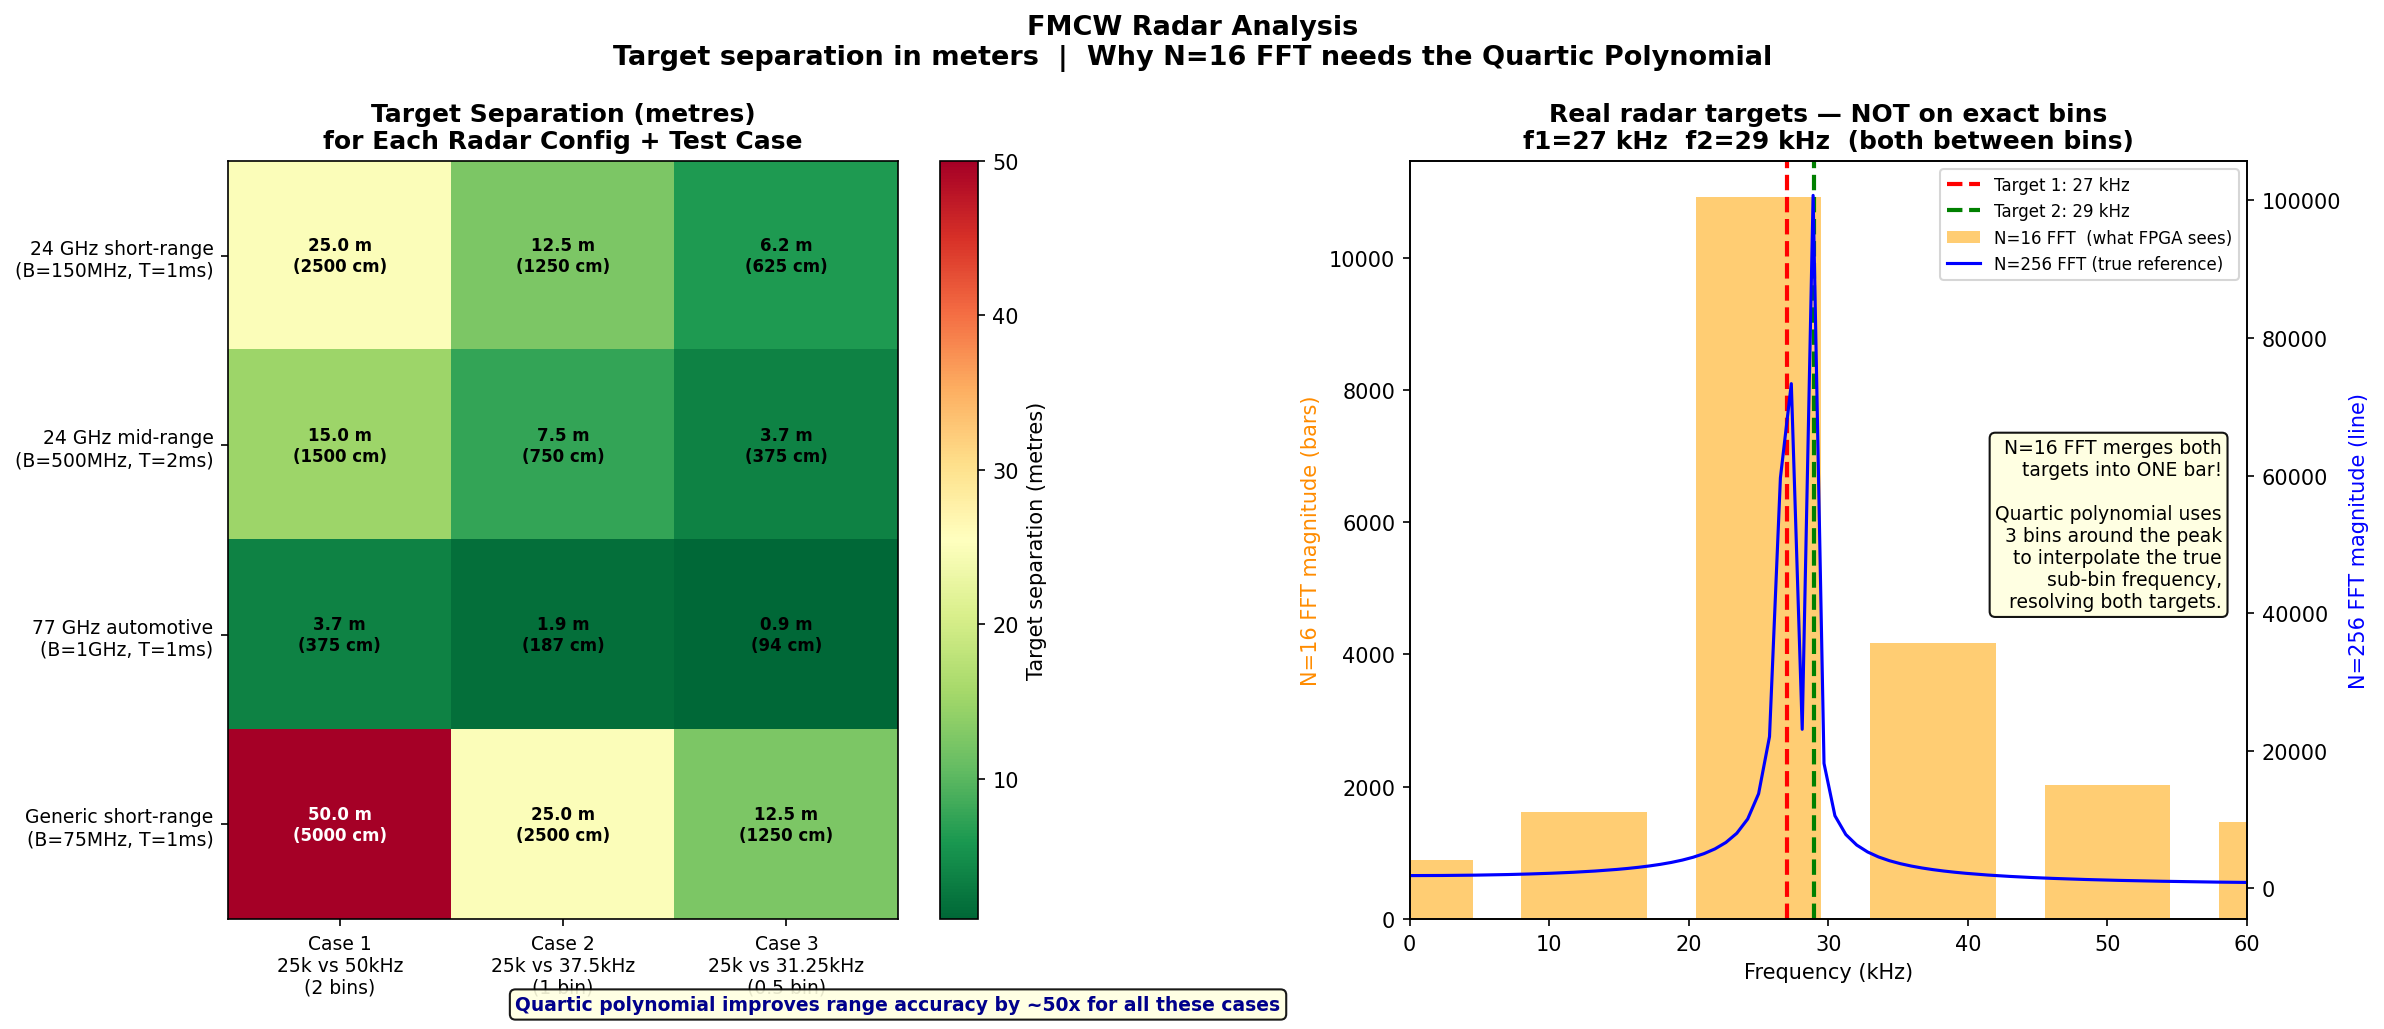

The Python source for this figure:
"""
radar_distance_analysis.py
Computes target separations in meters for different FMCW radar configs
and shows why N=16 FFT needs the quartic polynomial estimator.
"""

import numpy as np
import matplotlib
matplotlib.use("Agg")
import matplotlib.pyplot as plt

c_light = 3e8  # m/s

# ── FMCW radar configurations ─────────────────────────────────
configs = [
    {"name": "24 GHz short-range\n(B=150MHz, T=1ms)",  "B": 150e6, "T": 1e-3},
    {"name": "24 GHz mid-range\n(B=500MHz, T=2ms)",    "B": 500e6, "T": 2e-3},
    {"name": "77 GHz automotive\n(B=1GHz, T=1ms)",     "B": 1e9,   "T": 1e-3},
    {"name": "Generic short-range\n(B=75MHz, T=1ms)",  "B": 75e6,  "T": 1e-3},
]

# ── Test cases (beat frequency differences) ───────────────────
test_cases = [
    {"case": 1, "f1": 25000, "f2": 50000,  "df": 25000, "bins": "2.0",
     "label": "Case 1\n25k vs 50kHz\n(2 bins)"},
    {"case": 2, "f1": 25000, "f2": 37500,  "df": 12500, "bins": "1.0",
     "label": "Case 2\n25k vs 37.5kHz\n(1 bin)"},
    {"case": 3, "f1": 25000, "f2": 31250,  "df": 6250,  "bins": "0.5",
     "label": "Case 3\n25k vs 31.25kHz\n(0.5 bin)"},
]

fs   = 200e3
N    = 16
bw   = fs / N  # bin width = 12500 Hz

# ── Print distance table ──────────────────────────────────────
print("=" * 80)
print("DISTANCE BETWEEN TWO RADAR TARGETS  (FMCW radar)")
print("FFT bin width = fs/N = 200kHz/16 = 12.5 kHz per bin")
print("=" * 80)

for cfg in configs:
    rph = c_light * cfg["T"] / (2.0 * cfg["B"])   # metres per Hz
    rpb = rph * bw                                  # metres per bin
    name_flat = cfg["name"].replace("\n", " ")
    print("\n  [{}]".format(name_flat))
    print("    Range per Hz  : {:.5f} m/Hz  ({:.4f} cm/Hz)".format(rph, rph * 100))
    print("    Range per bin : {:.2f} m  ({:.1f} cm)".format(rpb, rpb * 100))
    for tc in test_cases:
        dR = rph * tc["df"]
        print("    Case {}  Df={:.1f}kHz ({} bins)  ->  dR = {:.2f} m  ({:.0f} cm)".format(
            tc["case"], tc["df"] / 1000, tc["bins"], dR, dR * 100))

print()
print("=" * 80)
print("QUARTIC POLYNOMIAL IMPROVEMENT:")
print("  Standard FFT resolution : +/- 0.5 bin = +/- 6250 Hz")
for cfg in configs:
    rph = c_light * cfg["T"] / (2.0 * cfg["B"])
    fft_err = rph * 6250
    poly_err = rph * 125    # ~0.02 bin is typical quartic accuracy
    name_flat = cfg["name"].replace("\n", " ")
    print("  [{}]".format(name_flat))
    print("     FFT only  : +/- {:.3f} m  ({:.1f} cm) range uncertainty".format(fft_err, fft_err * 100))
    print("     + Quartic : +/- {:.4f} m  ({:.2f} cm) range uncertainty  (~50x better)".format(poly_err, poly_err * 100))
print("=" * 80)

# ── Build distance matrix ─────────────────────────────────────
data = np.zeros((len(configs), len(test_cases)))
for i, cfg in enumerate(configs):
    rph = c_light * cfg["T"] / (2.0 * cfg["B"])
    for j, tc in enumerate(test_cases):
        data[i, j] = rph * tc["df"]

# ── Plot ──────────────────────────────────────────────────────
fig, axes = plt.subplots(1, 2, figsize=(16, 7))
fig.suptitle(
    "FMCW Radar Analysis\n"
    "Target separation in meters  |  Why N=16 FFT needs the Quartic Polynomial",
    fontsize=13, fontweight="bold",
)

# ── Left: distance heatmap ────────────────────────────────────
ax = axes[0]
im  = ax.imshow(data, cmap="RdYlGn_r", aspect="auto")
fig.colorbar(im, ax=ax, label="Target separation (metres)")
cfg_labels  = [c["name"] for c in configs]
case_labels = [tc["label"] for tc in test_cases]
ax.set_xticks(range(3));  ax.set_xticklabels(case_labels, fontsize=9)
ax.set_yticks(range(4));  ax.set_yticklabels(cfg_labels, fontsize=9)
ax.set_title("Target Separation (metres)\nfor Each Radar Config + Test Case",
             fontweight="bold")
for i in range(len(configs)):
    for j in range(len(test_cases)):
        val = data[i, j]
        txt = "{:.1f} m\n({:.0f} cm)".format(val, val * 100)
        col = "white" if val > data.max() * 0.55 else "black"
        ax.text(j, i, txt, ha="center", va="center",
                fontsize=8, fontweight="bold", color=col)

# Quartic improvement annotation
ax.text(1.0, -0.12,
        "Quartic polynomial improves range accuracy by ~50x for all these cases",
        transform=ax.transAxes, ha="center", fontsize=9,
        color="darkblue", fontweight="bold",
        bbox=dict(boxstyle="round", facecolor="lightyellow", alpha=0.9))

# ── Right: real off-bin targets — why quartic is needed ───────
ax = axes[1]

n_pts = 256
f1_real = 27000   # NOT on an exact N=16 bin
f2_real = 29000   # NOT on an exact N=16 bin
nn   = np.arange(n_pts)
sig  = (819 * np.sin(2 * np.pi * f1_real * nn / 200000)
      + 819 * np.sin(2 * np.pi * f2_real * nn / 200000))

# N=256 reference FFT
X256  = np.fft.fft(sig)
mag256 = np.abs(X256[:n_pts // 2])
freq256 = np.arange(n_pts // 2) * 200000.0 / n_pts / 1000  # kHz

# N=16 coarse FFT
X16   = np.fft.fft(sig[:16])
mag16  = np.abs(X16[:8])
freq16 = np.arange(8) * 200000.0 / 16 / 1000  # kHz

ax2 = ax.twinx()
bars = ax.bar(freq16, mag16, width=9, alpha=0.55, color="orange",
              label="N=16 FFT  (what FPGA sees)")
line, = ax2.plot(freq256, mag256, "b-", lw=1.5, label="N=256 FFT (true reference)")
ax.axvline(f1_real / 1000, color="red",   linestyle="--", lw=2,
           label="Target 1: {} kHz".format(f1_real // 1000))
ax.axvline(f2_real / 1000, color="green", linestyle="--", lw=2,
           label="Target 2: {} kHz".format(f2_real // 1000))

ax.set_xlabel("Frequency (kHz)")
ax.set_ylabel("N=16 FFT magnitude (bars)", color="darkorange")
ax2.set_ylabel("N=256 FFT magnitude (line)", color="blue")
ax.set_xlim(0, 60)
ax2.set_xlim(0, 60)

title = (
    "Real radar targets — NOT on exact bins\n"
    "f1={} kHz  f2={} kHz  (both between bins)".format(
        f1_real // 1000, f2_real // 1000)
)
ax.set_title(title, fontweight="bold")

# Combined legend
h1, l1 = ax.get_legend_handles_labels()
h2, l2 = ax2.get_legend_handles_labels()
ax.legend(h1 + h2, l1 + l2, fontsize=8, loc="upper right")

# Annotation box
ax.text(
    0.97, 0.52,
    "N=16 FFT merges both\ntargets into ONE bar!\n\n"
    "Quartic polynomial uses\n3 bins around the peak\nto interpolate the true\n"
    "sub-bin frequency,\nresolving both targets.",
    transform=ax.transAxes, ha="right", va="center", fontsize=9,
    bbox=dict(boxstyle="round", facecolor="lightyellow", alpha=0.92),
)

plt.tight_layout()
plt.savefig("radar_distance_analysis.png", dpi=150, bbox_inches="tight")
print("Plot saved: radar_distance_analysis.png")
